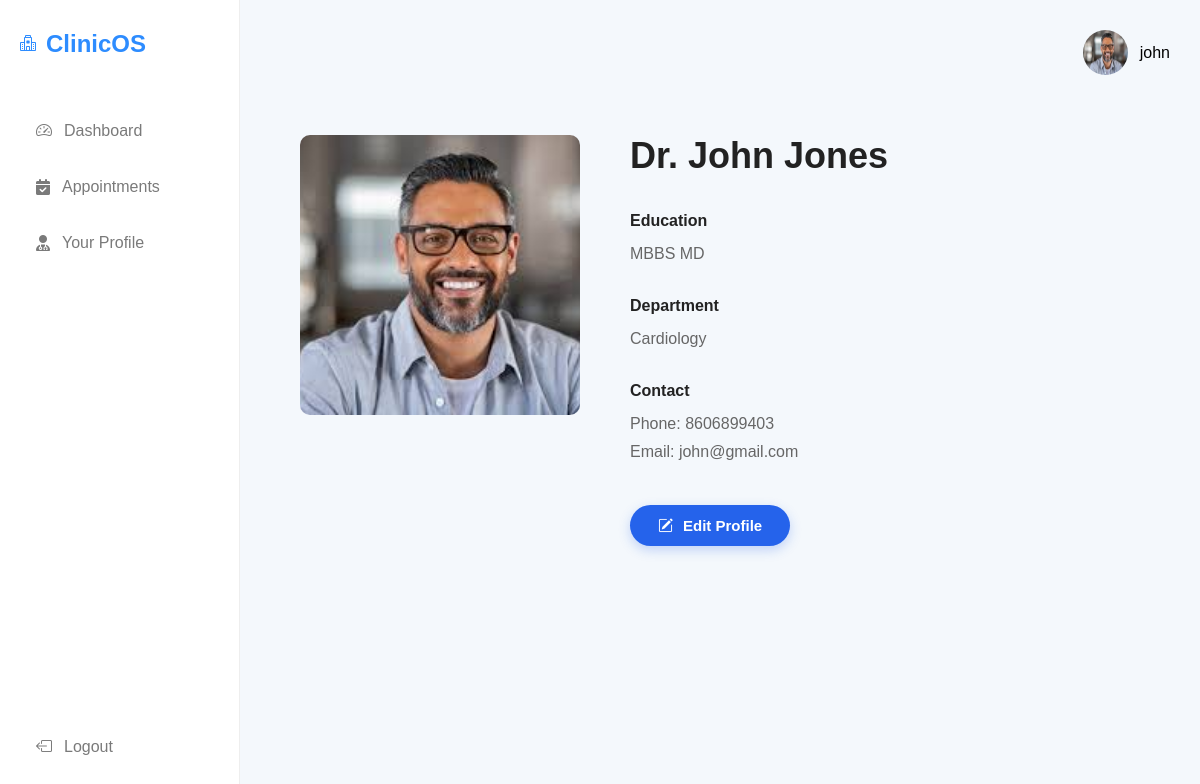
Before: /doctor/profile/ (signed in) with the older database file.
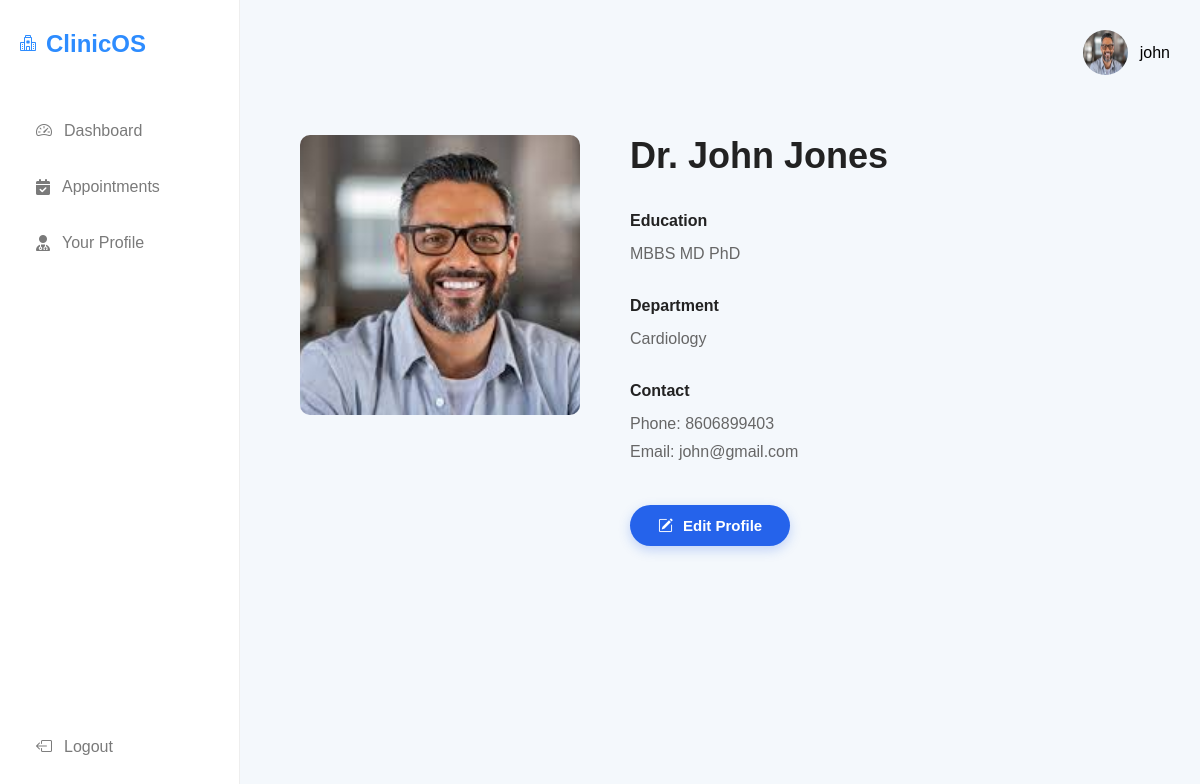
After: the same page with the newer database file.
### managementsystem/models.py (models this page shows, shortened)
class Doctor(models.Model):
    user = models.OneToOneField(CustomUser,on_delete=models.CASCADE)
    phone = models.CharField(max_length=15, blank=True, null=True)
    department = models.CharField(max_length=100)
    education = models.TextField(default='MBBS')
    photo = models.ImageField(upload_to='doctors',default='default/default.png')

class CustomUser(AbstractUser):
    ROLE_CHOICES = (
        ('admin', 'Admin'),
        ('doctor', 'Doctor'),
        ('patient', 'Patient'),
    )
    role = models.CharField(max_length=20, choices=ROLE_CHOICES,default='patient')

### managementsystem/views/doctor_views.py (the view)
# urls.py: path('profile/', doctor_profile,name='doctor_profile'),
@login_required
def doctor_profile(request):
    doctor = Doctor.objects.get(user=request.user)
    context = {
        'doctor': doctor,
    }
    return render(request, 'doctor/profile.html', context)

### managementsystem/templates/doctor/profile.html
{% extends 'doctor/base.html' %}
{% load static %}
{% block style %}
<link rel="stylesheet" href="{% static 'css/doctor_profile.css' %}">
{% endblock %}
{%block profile%}
        <div class="profile">
            <img src="{{request.user.doctor.photo.url}}" alt=""style="width:45px;height:45px;border-radius:50%;">
            <span>{{request.user.username}}</span>
        </div>
{%endblock%}
{% block content %}
    {% include 'includes/_doctor_details.html' %}
{% endblock %}

### managementsystem/templates/includes/_doctor_details.html
<div class="profile-container">
    <div class="profile-card">
        <div class="profile-content">
            <div class="profile-image">
                <img src="{{ doctor.photo.url }}" alt="Doctor">
            </div>
            <div class="profile-details">
                <h2 class="profile-title">Dr. {{ doctor.user.get_full_name }}</h2>
                <div class="detail-section">
                    <h5>Education</h5>
                    <p>{{ doctor.education }}</p>
                </div>
                <div class="detail-section">
                    <h5>Department</h5>
                    <p>{{ doctor.department }}</p>
                </div>
                <div class="detail-section">
                    <h5>Contact</h5>
                    <p>Phone: {{ doctor.phone }}</p>
                    <p>Email: {{ doctor.user.email }}</p>
                </div>
                {% if request.user.role == 'admin' %}
                <a href="{% url 'edit_doctor' doctor.id %}" class="edit-btn">
                    <i class="bi bi-pencil-square"></i>
                    Edit Profile
                </a>
                {% elif request.user.role == 'doctor' %}
                <a href="{% url 'doctor_edit_profile' doctor.id %}" class="edit-btn">
                    <i class="bi bi-pencil-square"></i>
                    Edit Profile
                </a>
                {% endif %}
            </div>
        </div>
    </div>
</div>

Changed rows visible on the page:
changed Doctor "Cardiology": education "MBBS MD" → "MBBS MD PhD"
